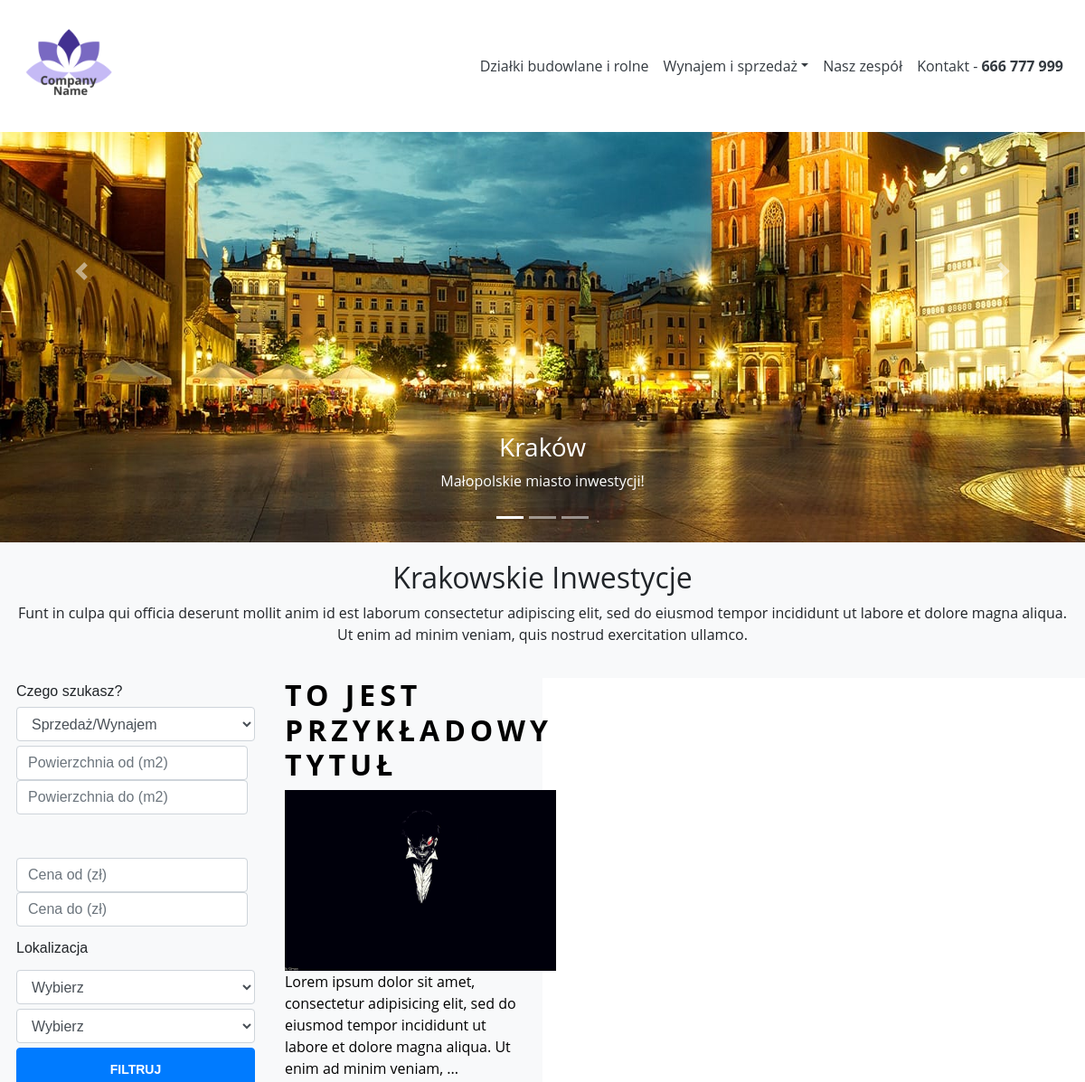
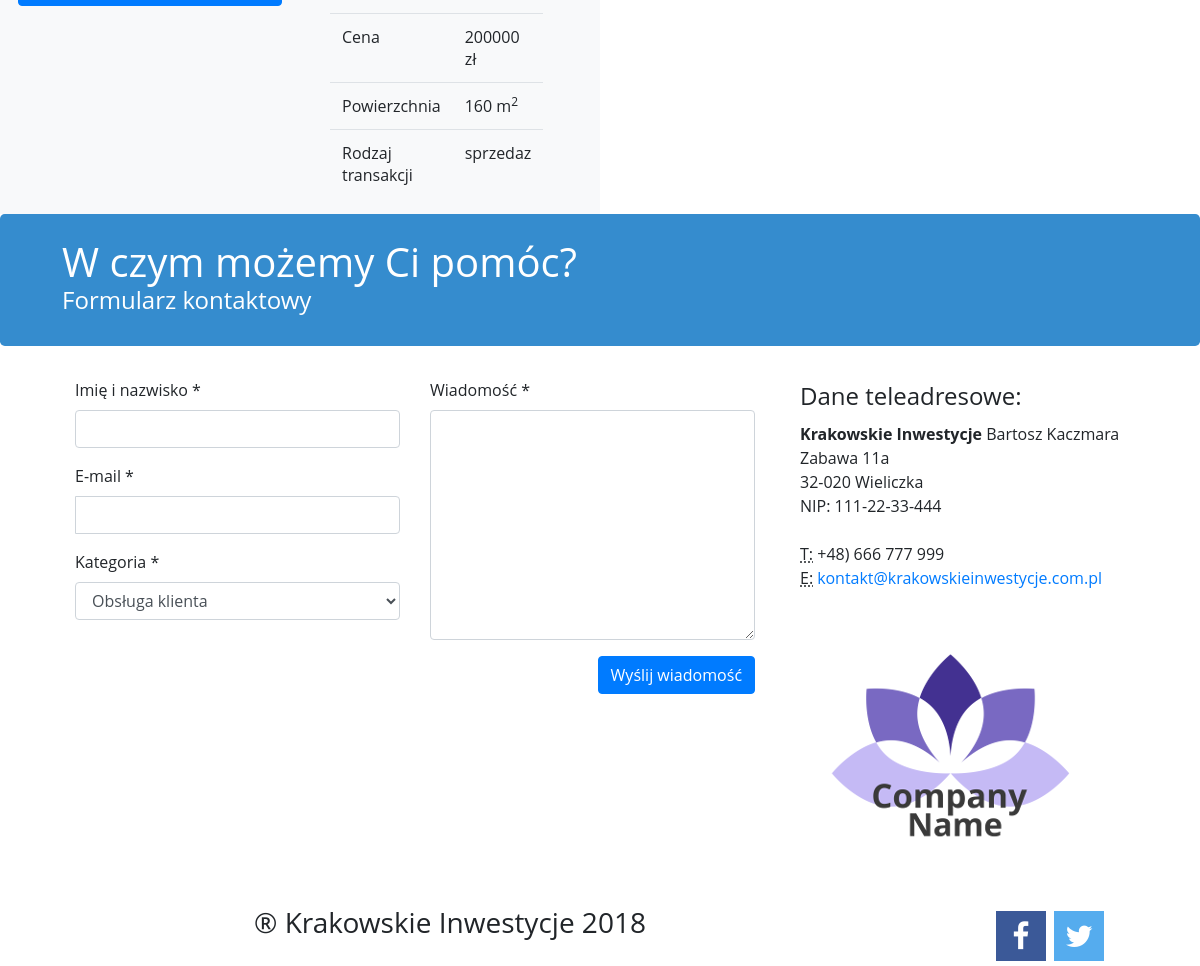
The page /index.php?oferta=3 on the database its author committed (2 pictures, top to bottom).
### tables this page shows
CREATE TABLE IF NOT EXISTS `nieruchomosci` (
  `id` int(11) NOT NULL AUTO_INCREMENT,
  `typ_nieruchomosci` varchar(255) NOT NULL,
  `rodzaj` varchar(255) NOT NULL,
  `pum` varchar(255) NOT NULL,
  `klasa_gleby` varchar(255) NOT NULL,
  `status` varchar(255) NOT NULL,
  `powierzchnia` int(11) NOT NULL,
  `cena` int(11) NOT NULL,
  `lokalizacja_1` varchar(1) NOT NULL,
  `lokalizacja_2` varchar(255) NOT NULL,
  `dzielnica` int(11) NOT NULL,
  `description` text NOT NULL,
  `img_src` varchar(255) NOT NULL,
  `title` varchar(255) NOT NULL,
  PRIMARY KEY (`id`)
);

### include/class.class.php (called while the page is built, shortened)
<?php
class nieruchomosc
{
  public $rodzaj_transakcji;
  public $powierzchnia;
  public $cena;
  public $img_src;
  public $description;
  public $title;
  public function setNieruchomosc($id){
    $mysql_query = mysql_query("SELECT * FROM nieruchomosci WHERE id = '$id'") or die("mysql_query error: ".mysql_error());
    $mysql_return = mysql_fetch_assoc($mysql_query);
    $this -> rodzaj_transakcji = $mysql_return['rodzaj'];
    $this -> powierzchnia = $mysql_return['powierzchnia'];
    $this -> cena = $mysql_return['cena'];
    $this -> img_src = $mysql_return['img_src'];
    $this -> description = $mysql_return['description'];
    $this -> title = $mysql_return['title'];
  }
  public function getNieruchomosc_rodzajTransakcji(){
      return $this -> rodzaj_transakcji;
  }
  public function getNieruchomosc_powierzchnia(){
      return $this -> powierzchnia;
  }
  public function getNieruchomosc_cena(){
      return $this -> cena;
  }
  public function getNieruchomosc_title(){
      return $this -> title;
  }
  public function getNieruchomosc_description(){
      return $this -> description;
  }
  public function getNieruchomosc_imgSrc(){
      return $this -> img_src;
  }
}
?>

### lista_ofert/domy.php (the view, shortened to what this page needs)
<?php
$domy_sql = mysql_query("SELECT * FROM nieruchomosci WHERE typ_nieruchomosci = 'dom' AND id > '4'") or die("domy_sql error: ".mysql_error());
$nieruchomosc = new nieruchomosc();
?>
 <div id="demo" class="carousel slide" data-ride="carousel">
  <ul class="carousel-indicators">
    <li data-target="#demo" data-slide-to="0" class="active"></li>
    <li data-target="#demo" data-slide-to="1"></li>
    <li data-target="#demo" data-slide-to="2"></li>
  </ul>
  <div class="carousel-inner">
    <div class="carousel-item active">
      <img src="img/1.jpeg" alt="0">
        <div class="carousel-caption">
            <h3>Kraków</h3>
        <p>Małopolskie miasto inwestycji!</p>
  </div>
    </div>
  <a class="carousel-control-prev" href="#demo" data-slide="prev">
    <span class="carousel-control-prev-icon"></span>
  </a>
  <a class="carousel-control-next" href="#demo" data-slide="next">
    <span class="carousel-control-next-icon"></span>
  </a>
</div>
</div>
    <div class="col-sm-12 text-center bg-light" style="padding:20px;">
    <h2>Krakowskie Inwestycje</h2>
    <p>Funt in culpa qui officia deserunt mollit anim id est laborum consectetur adipiscing elit, sed do eiusmod tempor incididunt ut labore et dolore magna aliqua. Ut enim ad minim veniam, quis nostrud exercitation ullamco.</p>
    </div>
  <div class="row">
    <div class="col-sm-3 bg-light text-center">
<?php include('./tpl/filtr.php'); ?>
    </div>
    <?php
    while($r = mysql_fetch_assoc($domy_sql))
    {
      $nieruchomosc -> setNieruchomosc($r['id']);
      ?>
      <div class="col-sm-3 bg-light">
  <a class="fonto" href="wynik.php?id=<?php echo $r['id']; ?>">
      <h2><?php echo $nieruchomosc -> getNieruchomosc_title(); ?></h2>
      <div class="fakeimg"><img width="300px" height="200px" src="<?php echo $nieruchomosc -> getNieruchomosc_imgSrc()."/1.jpg"; ?>"></div>
      <p><?php echo substr($nieruchomosc -> getNieruchomosc_description(),0,150)."..."; ?></p>
      <div class="col-sm-3 bg-light"><table class="table">
      <tbody>
        <tr>
        <td>Cena</td>
        <td><?php echo $nieruchomosc -> getNieruchomosc_cena()." zł"; ?></td>
      </tr>
      <tr>
        <td>Powierzchnia</td>
        <td><?php echo $nieruchomosc -> getNieruchomosc_powierzchnia()." m<sup>2</sup>"; ?></td>
      </tr>
      <tr>
        <td>Rodzaj transakcji</td>
        <td><?php echo $nieruchomosc -> getNieruchomosc_rodzajTransakcji(); ?></td>
      </tr>
    </tbody>
    </table>
    </div>
  </a>
    </div>
   <?php
    }
    ?>
  </div>
 <?php
 include_once('./tpl/bottom.php');
 ?>

### css/style.css (style rules this page uses)
body { font-family: 'Open Sans', sans-serif; }
.fakeimg { height: 200px; background-color: #358CCE; border-radius: 10px; color: white; }
#demo img { width: 100%; height: 600px; }
.fonto { color: black; }
.fonto h2 { font-variant: small-caps; font-weight: 700; letter-spacing: 5px; }

### rows shown on the page
nieruchomosci: title "TO JEST PRZYKŁADOWY TYTUŁ", description "Lorem ipsum dolor sit amet, consectetur adipisicing elit, sed do eiusmod tempor incididunt ut labore et dolore magna aliqua. Ut enim ad minim veniam,", cena "200000", powierzchnia "160", rodzaj "sprzedaz"
